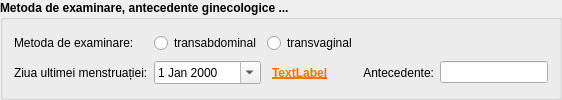
                <widget class="QGroupBox" name="groupBox_8">
                 <property name="sizePolicy">
                  <sizepolicy hsizetype="Expanding" vsizetype="Fixed">
                   <horstretch>0</horstretch>
                   <verstretch>0</verstretch>
                  </sizepolicy>
                 </property>
                 <property name="font">
                  <font>
                   <family>Segoe UI</family>
                   <bold>true</bold>
                  </font>
                 </property>
                 <property name="title">
                  <string>Metoda de examinare, antecedente ginecologice ...</string>
                 </property>
                 <layout class="QGridLayout" name="gridLayout_19">
                  <item row="0" column="1">
                   <widget class="QRadioButton" name="gynecology_btn_transabdom">
                    <property name="font">
                     <font>
                      <family>Segoe UI</family>
                      <bold>false</bold>
                     </font>
                    </property>
                    <property name="text">
                     <string>transabdominal</string>
                    </property>
                   </widget>
                  </item>
                  <item row="1" column="0">
                   <widget class="QLabel" name="label_47">
                    <property name="font">
                     <font>
                      <family>Segoe UI</family>
                      <bold>false</bold>
                     </font>
                    </property>
                    <property name="text">
                     <string>Ziua ultimei menstruației:</string>
                    </property>
                   </widget>
                  </item>
                  <item row="0" column="2">
                   <widget class="QRadioButton" name="gynecology_btn_transvaginal">
                    <property name="font">
                     <font>
                      <family>Segoe UI</family>
                      <bold>false</bold>
                     </font>
                    </property>
                    <property name="text">
                     <string>transvaginal</string>
                    </property>
                   </widget>
                  </item>
                  <item row="1" column="1">
                   <widget class="QDateEdit" name="gynecology_dateMenstruation">
                    <property name="font">
                     <font>
                      <family>Segoe UI</family>
                      <bold>false</bold>
                     </font>
                    </property>
                    <property name="calendarPopup">
                     <bool>true</bool>
                    </property>
                   </widget>
                  </item>
                  <item row="1" column="2">
                   <widget class="QLabel" name="gynecology_text_date_menstruation">
                    <property name="font">
                     <font>
                      <family>Cantarell</family>
                      <bold>true</bold>
                      <underline>true</underline>
                     </font>
                    </property>
                    <property name="styleSheet">
                     <string notr="true">padding-left: 2px; color: rgb(245, 121, 0); </string>
                    </property>
                    <property name="text">
                     <string>TextLabel</string>
                    </property>
                    <property name="alignment">
                     <set>Qt::AlignLeading|Qt::AlignLeft|Qt::AlignVCenter</set>
                    </property>
                   </widget>
                  </item>
                  <item row="1" column="4">
                   <widget class="QLineEdit" name="gynecology_antecedent">
                    <property name="font">
                     <font>
                      <family>Segoe UI</family>
                      <bold>false</bold>
                     </font>
                    </property>
                   </widget>
                  </item>
                  <item row="0" column="0">
                   <widget class="QLabel" name="label_46">
                    <property name="font">
                     <font>
                      <family>Segoe UI</family>
                      <bold>false</bold>
                     </font>
                    </property>
                    <property name="text">
                     <string>Metoda de examinare:</string>
                    </property>
                   </widget>
                  </item>
                  <item row="1" column="3">
                   <widget class="QLabel" name="label_48">
                    <property name="font">
                     <font>
                      <family>Segoe UI</family>
                      <bold>false</bold>
                     </font>
                    </property>
                    <property name="text">
                     <string>Antecedente:</string>
                    </property>
                    <property name="alignment">
                     <set>Qt::AlignRight|Qt::AlignTrailing|Qt::AlignVCenter</set>
                    </property>
                   </widget>
                  </item>
                 </layout>
                </widget>
